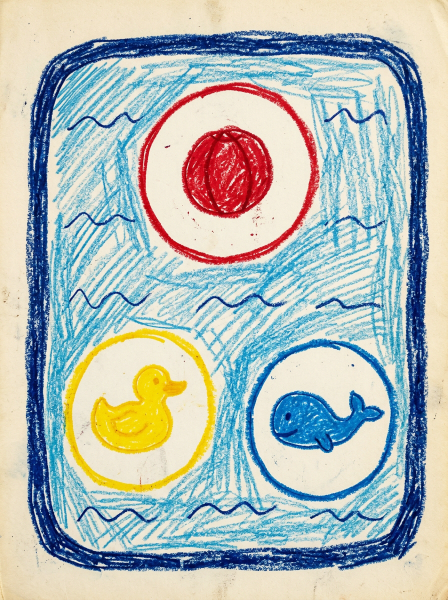
#> input picture assets_src/enigma_giocattoli/disegno/disegno_v1.png, 896 x 1200 px (shown at 1/2 size)
$ python scontorna.py disegno_v1.png
#> lines starting #> are read from the running program, lines starting #| are printed output that depends on the picture
"""Toglie la carta bianca dal disegno a pastello (il decal va dritto sulle piastrelle del muro, accordo del 28 ottobre):
l'alfa viene da quanto un punto è diverso dalla carta (più scuro o più colorato), così fra i tratti di cera resta il
muro, come un disegno fatto col pastello sulle piastrelle. Uso: python3 scontorna.py <disegno.png> -> disegno_piscina.png
in godot/assets/models/enigma_giocattoli/ (1200 x 900)."""
import os, sys
import numpy as np
from PIL import Image

QUI = os.path.dirname(os.path.abspath(__file__))
OUT = os.path.join(QUI, '..', '..', '..', 'godot', 'assets', 'models', 'enigma_giocattoli', 'disegno_piscina.png')
im = Image.open(sys.argv[1]).convert('RGB').resize((1200, 900), Image.LANCZOS)
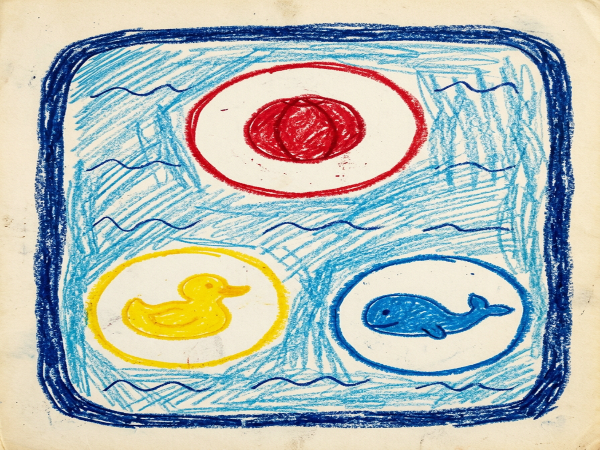
#> im: PIL image 1200x900 RGB (shown at 1/2 size); mean R, G, B 177.2, 186.8, 183
a = np.asarray(im).astype(np.float32) / 255
carta = np.percentile(a.reshape(-1, 3), 97, axis=0)          # il bianco della carta
#> carta = [0.965, 0.933, 0.918]
scuro = np.clip((carta - a).max(axis=2), 0, 1)
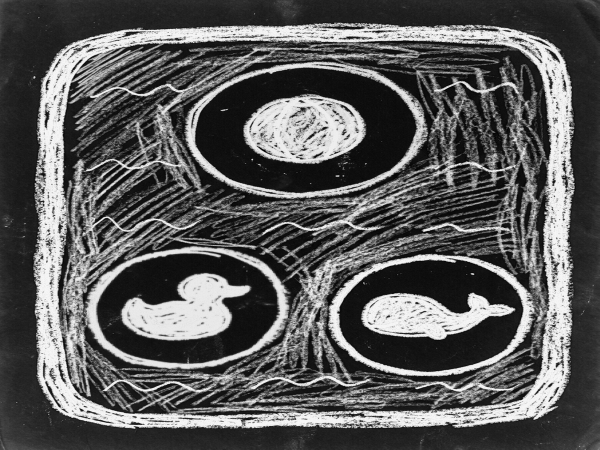
#> scuro: shape (900, 1200) float64 (shown at 1/2 size); min 0, max 0.965, mean 0.358
sat = a.max(axis=2) - a.min(axis=2)
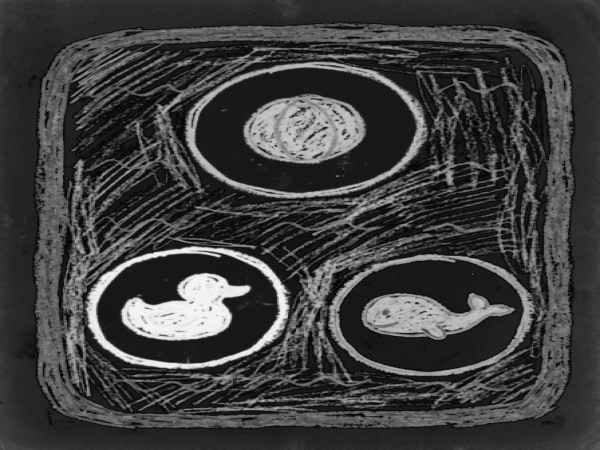
#> sat: shape (900, 1200) float32 (shown at 1/2 size); min 0, max 0.976, mean 0.248
d = np.maximum(scuro, sat * 0.9)
alfa = np.clip((d - 0.06) / 0.22, 0, 1)
alfa = alfa * alfa * (3 - 2 * alfa)
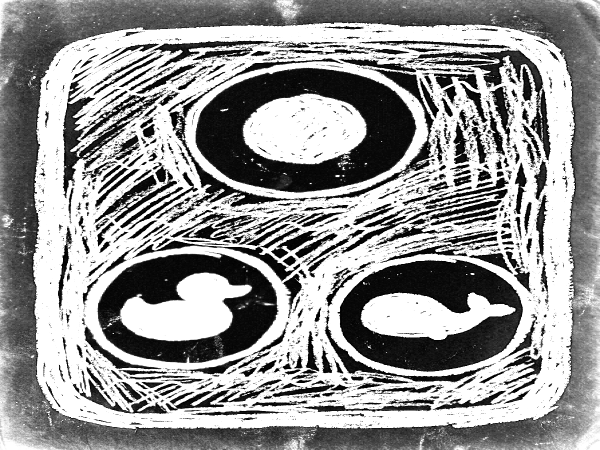
#> alfa: shape (900, 1200) float64 (shown at 1/2 size); min 0, max 1, mean 0.587
# il colore dei punti semitrasparenti: si toglie il bianco della carta che c'era sotto
rgb = np.clip((a - carta * (1 - alfa[..., None])) / np.maximum(alfa[..., None], 0.05), 0, 1)
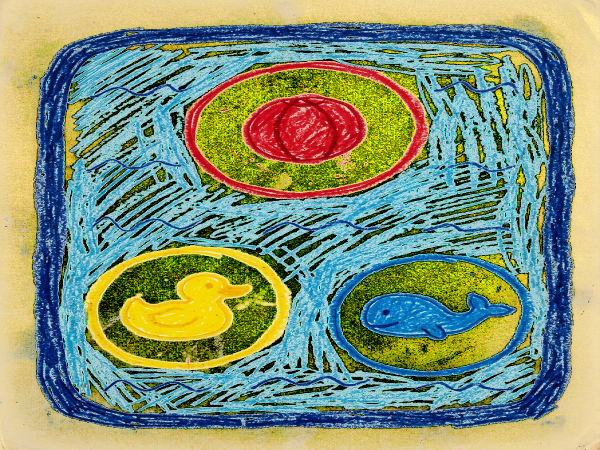
#> rgb: shape (900, 1200, 3) float64 (shown at 1/2 size); mean R, G, B 0.509, 0.575, 0.453
rgb = np.where(alfa[..., None] > 0.05, rgb, a)
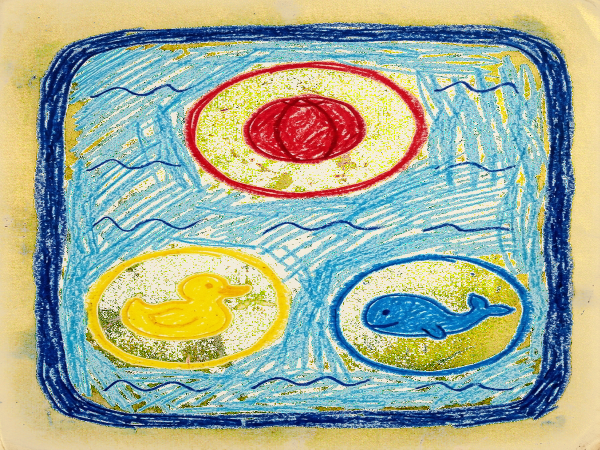
#> rgb: shape (900, 1200, 3) float64 (shown at 1/2 size); mean R, G, B 0.635, 0.685, 0.594
Image.fromarray((np.dstack([rgb, alfa]) * 255).astype(np.uint8), 'RGBA').save(OUT, optimize=True)
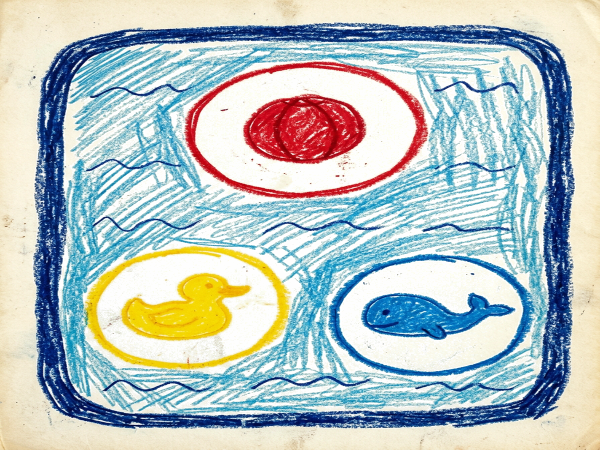
#> saved as disegno_piscina.png: PIL image 1200x900 RGBA (shown at 1/2 size); mean R, G, B, A 161.8, 174.5, 151.3, 149.5; transparent parts drawn white
print(OUT, 'alfa media %.2f' % alfa.mean())
#| assets_src/enigma_giocattoli/disegno/../../../godot/assets/models/enigma_giocattoli/disegno_piscina.png alfa media 0.59

$ run again, on assets_src/enigma_giocattoli/disegno/muro_v1.png
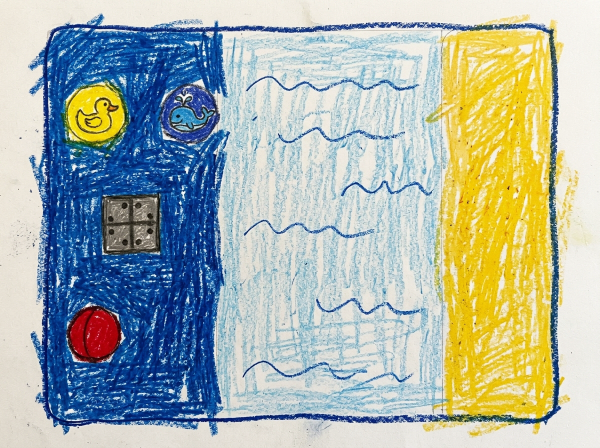
#> input picture assets_src/enigma_giocattoli/disegno/muro_v1.png, 1200 x 896 px (shown at 1/2 size)
#> carta = [0.969, 0.949, 0.933]
#> `alfa = alfa * alfa * (3 - 2 * alfa)`:
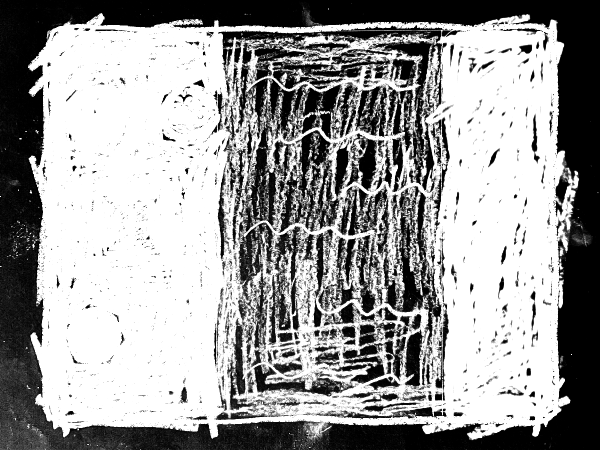
#> alfa: shape (900, 1200) float64 (shown at 1/2 size); min 0, max 1, mean 0.609
#> `rgb = np.where(alfa[..., None] > 0.05, rgb, a)`:
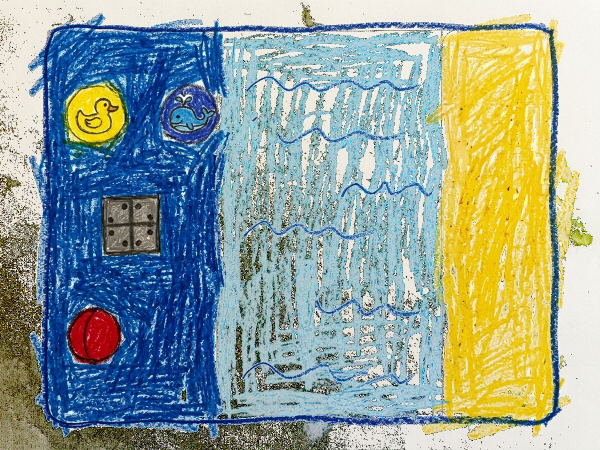
#> rgb: shape (900, 1200, 3) float64 (shown at 1/2 size); mean R, G, B 0.575, 0.633, 0.597
#| assets_src/enigma_giocattoli/disegno/../../../godot/assets/models/enigma_giocattoli/disegno_piscina.png alfa media 0.61

$ run again, on assets_src/enigma_giocattoli/disegno/muro_v2.png
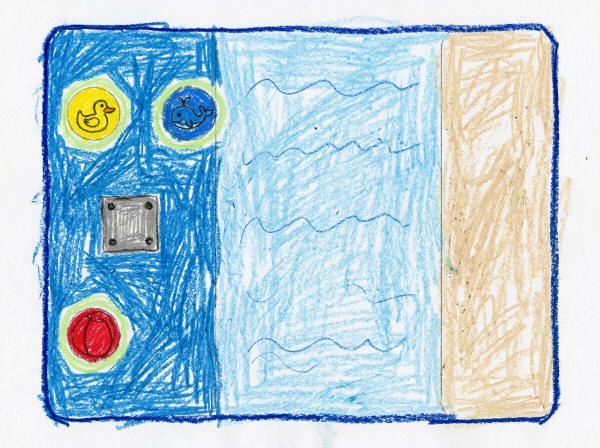
#> input picture assets_src/enigma_giocattoli/disegno/muro_v2.png, 1200 x 896 px (shown at 1/2 size)
#> carta = [0.973, 0.973, 0.996]
#> `alfa = np.clip((d - 0.06) / 0.22, 0, 1)`:
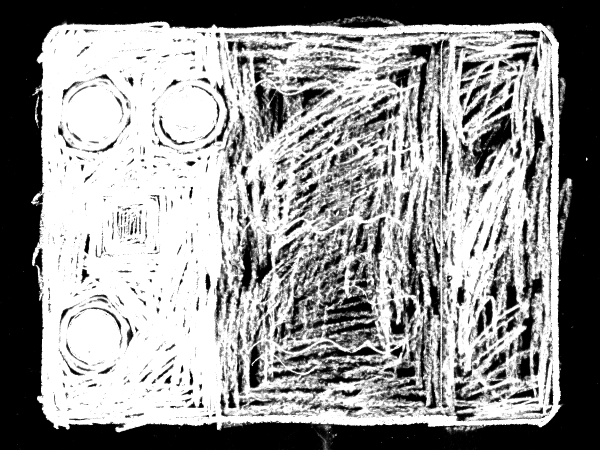
#> alfa: shape (900, 1200) float64 (shown at 1/2 size); min 0, max 1, mean 0.583
#> `rgb = np.where(alfa[..., None] > 0.05, rgb, a)`:
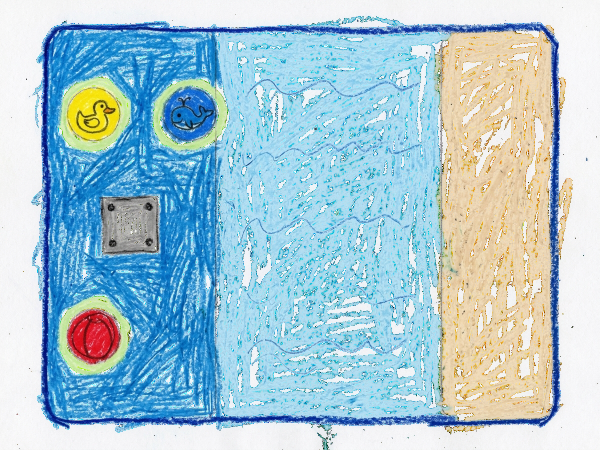
#> rgb: shape (900, 1200, 3) float64 (shown at 1/2 size); mean R, G, B 0.657, 0.783, 0.832
#| assets_src/enigma_giocattoli/disegno/../../../godot/assets/models/enigma_giocattoli/disegno_piscina.png alfa media 0.58
